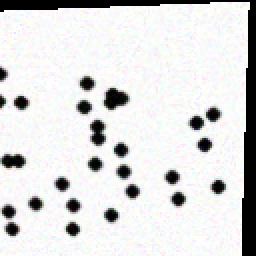
#> input picture kolam_synth/freeform_00.png, 128 x 128 px (shown 2 times larger)
$ python -i image_processor.py   (imports and definitions only)
#> lines starting #> are read from the running program, lines starting #| are printed output that depends on the picture; after the words box and inside, x2 and y2 are one past the last pixel; in counts of white or black regions, pixels touching at a corner belong together
#> further down, picture is the input picture: shape (128, 128, 3); mean B, G, R 218.5, 218.5, 218.4
import cv2
import numpy as np

def deskew_and_crop(img):
    edges = cv2.Canny(img, 50, 150)
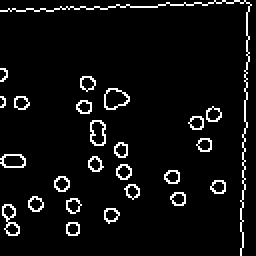
#> edges: shape (128, 128) (shown 2 times larger); 5.5% white in thin lines or dots
    coords = np.column_stack(np.where(edges > 0))
#> coords = 904 pairs, first value 0 to 127, second value 0 to 125
    if coords.shape[0] < 10:
        return img
    rect = cv2.minAreaRect(coords)
#> rect = ((61.53, 60.61), (127, 124.8), -1.87)
    angle = rect[-1]
#> angle = -1.87
    if angle < -45:
        angle = -(90 + angle)
    else:
        angle = -angle
#> angle = 1.87
    (h, w) = img.shape[:2]
#> h = 128; w = 128
    center = (w // 2, h // 2)
#> center = (64, 64)
    M = cv2.getRotationMatrix2D(center, angle, 1.0)
#> M = [[0.999, 0.0326, -2.05], [-0.0326, 0.999, 2.12]]
    rotated = cv2.warpAffine(img, M, (w, h), flags=cv2.INTER_CUBIC, borderMode=cv2.BORDER_REPLICATE)
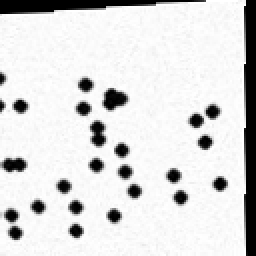
#> rotated: shape (128, 128) (shown 2 times larger); min 0, max 255, mean 218.4
    return rotated

def preprocess_image(img):
    original = img.copy()
    gray = cv2.cvtColor(img, cv2.COLOR_BGR2GRAY)
    gray = deskew_and_crop(gray)
    blur = cv2.GaussianBlur(gray, (5, 5), 0)
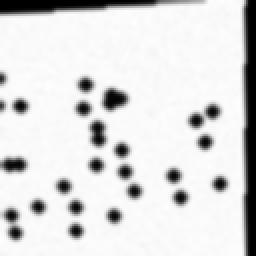
#> blur: shape (128, 128) (shown 2 times larger); min 0, max 254, mean 218.5
    return original, gray, blur

# [44 lines left out: functions adaptive_dot_detection, draw_detected_dots, not called in this run]

>>> import cv2
>>> picture = cv2.imread('kolam_synth/freeform_00.png')
>>> result = preprocess_image(picture)

$ run again, on kolam_synth/freeform_01.png
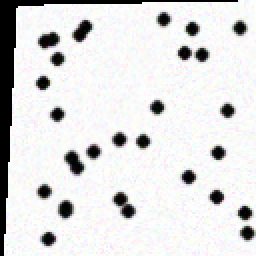
#> input picture kolam_synth/freeform_01.png, 128 x 128 px (shown 2 times larger)
#> picture is the input picture: shape (128, 128, 3); mean B, G, R 221, 220.9, 221.1
#> in deskew_and_crop, `edges = cv2.Canny(img, 50, 150)`:
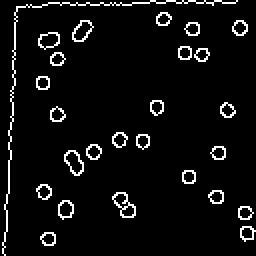
#> edges: shape (128, 128) (shown 2 times larger); 5.7% white in thin lines or dots
#> coords = 927 pairs, first value 0 to 127, second value 1 to 127
#> rect = ((62.11, 61.73), (126.3, 125.1), -87.78)
#> in deskew_and_crop, `angle = rect[-1]`: angle = -87.78
#> in deskew_and_crop, `angle = -(90 + angle)`: angle = -2.22
#> M = [[0.999, -0.0388, 2.53], [0.0388, 0.999, -2.44]]
#> in preprocess_image, `blur = cv2.GaussianBlur(gray, (5, 5), 0)`:
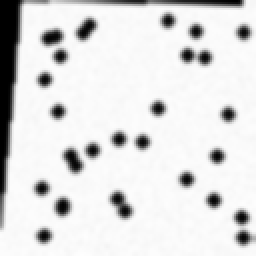
#> blur: shape (128, 128) (shown 2 times larger); min 0, max 254, mean 221.5

$ run again, on kolam_synth/freeform_02.png
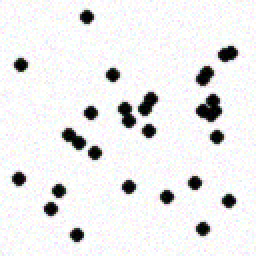
#> input picture kolam_synth/freeform_02.png, 128 x 128 px (shown 2 times larger)
#> picture is the input picture: shape (128, 128, 3); mean B, G, R 234.9, 234.9, 234.8
#> in deskew_and_crop, `edges = cv2.Canny(img, 50, 150)`:
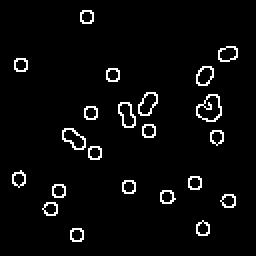
#> edges: shape (128, 128) (shown 2 times larger); 3.8% white in thin lines or dots, all inside (x1, y1, x2, y2) = (6, 5, 119, 121)
#> coords = 623 pairs, first value 5 to 120, second value 6 to 118
#> rect = ((62.79, 61.93), (115.1, 111.2), -0.774)
#> in deskew_and_crop, `angle = rect[-1]`: angle = -0.774
#> in deskew_and_crop, `angle = -angle`: angle = 0.774
#> M = [[1, 0.0135, -0.859], [-0.0135, 1, 0.871]]
#> in preprocess_image, `blur = cv2.GaussianBlur(gray, (5, 5), 0)`:
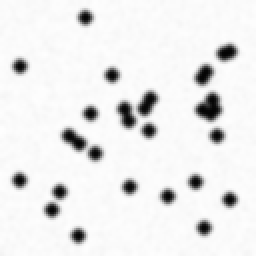
#> blur: shape (128, 128) (shown 2 times larger); min 3, max 254, mean 234.8

$ run again, on kolam_synth/freeform_03.png
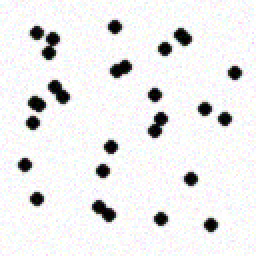
#> input picture kolam_synth/freeform_03.png, 128 x 128 px (shown 2 times larger)
#> picture is the input picture: shape (128, 128, 3); mean B, G, R 235.2, 235.2, 235.2
#> in deskew_and_crop, `edges = cv2.Canny(img, 50, 150)`:
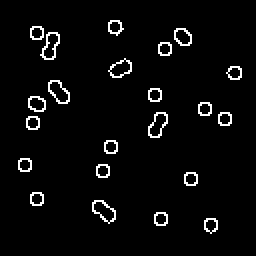
#> edges: shape (128, 128) (shown 2 times larger); 3.8% white in thin lines or dots, all inside (x1, y1, x2, y2) = (9, 10, 121, 117)
#> coords = 623 pairs, first value 10 to 116, second value 9 to 120
#> rect = ((61.24, 64.05), (101, 106.8), -5.6)
#> in deskew_and_crop, `angle = rect[-1]`: angle = -5.6
#> in deskew_and_crop, `angle = -angle`: angle = 5.6
#> M = [[0.995, 0.0976, -5.94], [-0.0976, 0.995, 6.55]]
#> in preprocess_image, `blur = cv2.GaussianBlur(gray, (5, 5), 0)`:
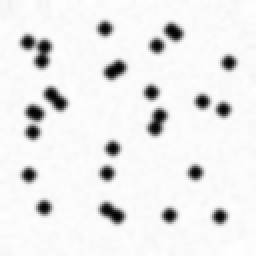
#> blur: shape (128, 128) (shown 2 times larger); min 3, max 255, mean 235.1
